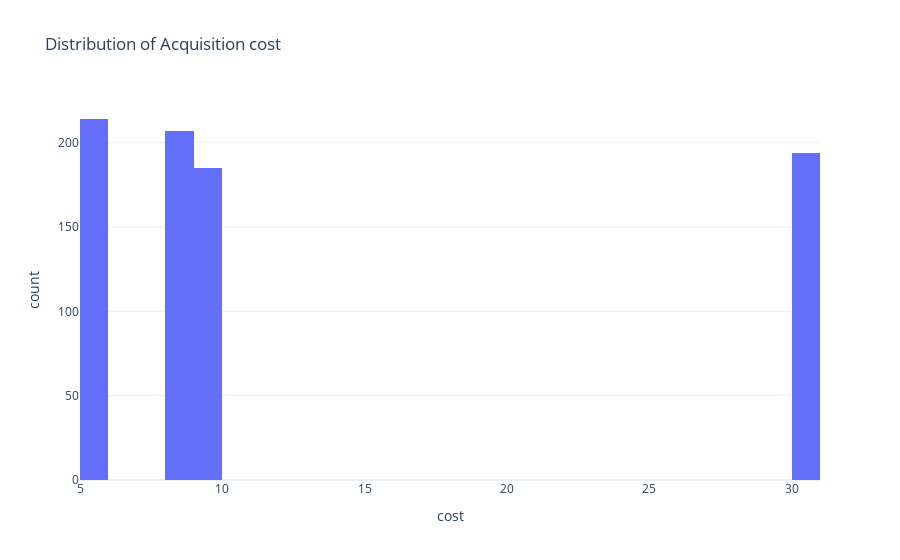

Notebook source saved alongside this figure:
### Code cell
#Distribution of Acquisition cost and revenue generated by the customer
data.dropna()
px.histogram(data,x='cost',nbins=30,title='Distribution of Acquisition cost')

### Figure 1 — Plotly figure (JSON) as saved in the notebook; plotly's stock layout.template omitted (floating-point values rounded to 4 significant figures; data arrays with more than 128 entries replaced by an {"elided": "..."} marker saying what was removed)
{"data": [{"alignmentgroup": "True", "bingroup": "x", "hovertemplate": "cost=%{x}<br>count=%{y}<extra></extra>", "legendgroup": "", "marker": {"color": "#636efa", "pattern": {"shape": ""}}, "name": "", "nbinsx": 30, "offsetgroup": "", "orientation": "v", "showlegend": false, "type": "histogram", "x": {"elided": "800 float values"}, "xaxis": "x", "yaxis": "y"}], "layout": {"barmode": "relative", "legend": {"tracegroupgap": 0}, "title": {"text": "Distribution of Acquisition cost"}, "xaxis": {"anchor": "y", "domain": [0, 1], "title": {"text": "cost"}}, "yaxis": {"anchor": "x", "domain": [0, 1], "title": {"text": "count"}}}}
